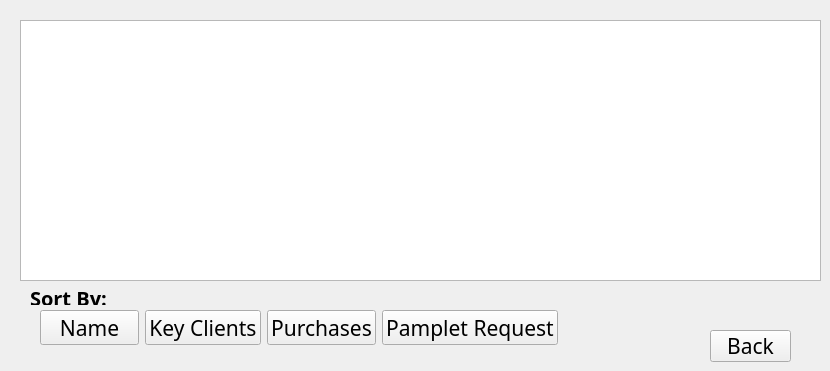
      <widget class="QWidget" name="listings">
       <widget class="QTableView" name="table_listings">
        <property name="geometry">
         <rect>
          <x>20</x>
          <y>20</y>
          <width>801</width>
          <height>261</height>
         </rect>
        </property>
        <property name="font">
         <font>
          <family>Heiti SC</family>
          <pointsize>14</pointsize>
         </font>
        </property>
       </widget>
       <widget class="QPushButton" name="back1">
        <property name="geometry">
         <rect>
          <x>710</x>
          <y>330</y>
          <width>81</width>
          <height>32</height>
         </rect>
        </property>
        <property name="font">
         <font>
          <family>Heiti SC</family>
          <pointsize>16</pointsize>
         </font>
        </property>
        <property name="text">
         <string>Back</string>
        </property>
       </widget>
       <widget class="QLabel" name="SortBy_label">
        <property name="enabled">
         <bool>true</bool>
        </property>
        <property name="geometry">
         <rect>
          <x>30</x>
          <y>290</y>
          <width>146</width>
          <height>15</height>
         </rect>
        </property>
        <property name="font">
         <font>
          <family>Heiti SC</family>
          <pointsize>15</pointsize>
          <weight>75</weight>
          <bold>true</bold>
          <kerning>true</kerning>
         </font>
        </property>
        <property name="text">
         <string>Sort By:</string>
        </property>
       </widget>
       <widget class="QWidget" name="horizontalLayoutWidget">
        <property name="geometry">
         <rect>
          <x>40</x>
          <y>310</y>
          <width>518</width>
          <height>35</height>
         </rect>
        </property>
        <layout class="QHBoxLayout" name="horizontalLayout">
         <item>
          <widget class="QPushButton" name="sort_name">
           <property name="font">
            <font>
             <family>Heiti SC</family>
             <pointsize>16</pointsize>
            </font>
           </property>
           <property name="text">
            <string>Name</string>
           </property>
          </widget>
         </item>
         <item>
          <widget class="QPushButton" name="sort_key">
           <property name="font">
            <font>
             <family>Heiti SC</family>
             <pointsize>16</pointsize>
            </font>
           </property>
           <property name="text">
            <string>Key Clients</string>
           </property>
          </widget>
         </item>
         <item>
          <widget class="QPushButton" name="sort_purchases">
           <property name="font">
            <font>
             <family>Heiti SC</family>
             <pointsize>16</pointsize>
            </font>
           </property>
           <property name="text">
            <string>Purchases</string>
           </property>
          </widget>
         </item>
         <item>
          <widget class="QPushButton" name="SortByPampletRequest">
           <property name="font">
            <font>
             <family>Heiti SC</family>
             <pointsize>16</pointsize>
            </font>
           </property>
           <property name="text">
            <string>Pamplet Request</string>
           </property>
          </widget>
         </item>
        </layout>
       </widget>
      </widget>
